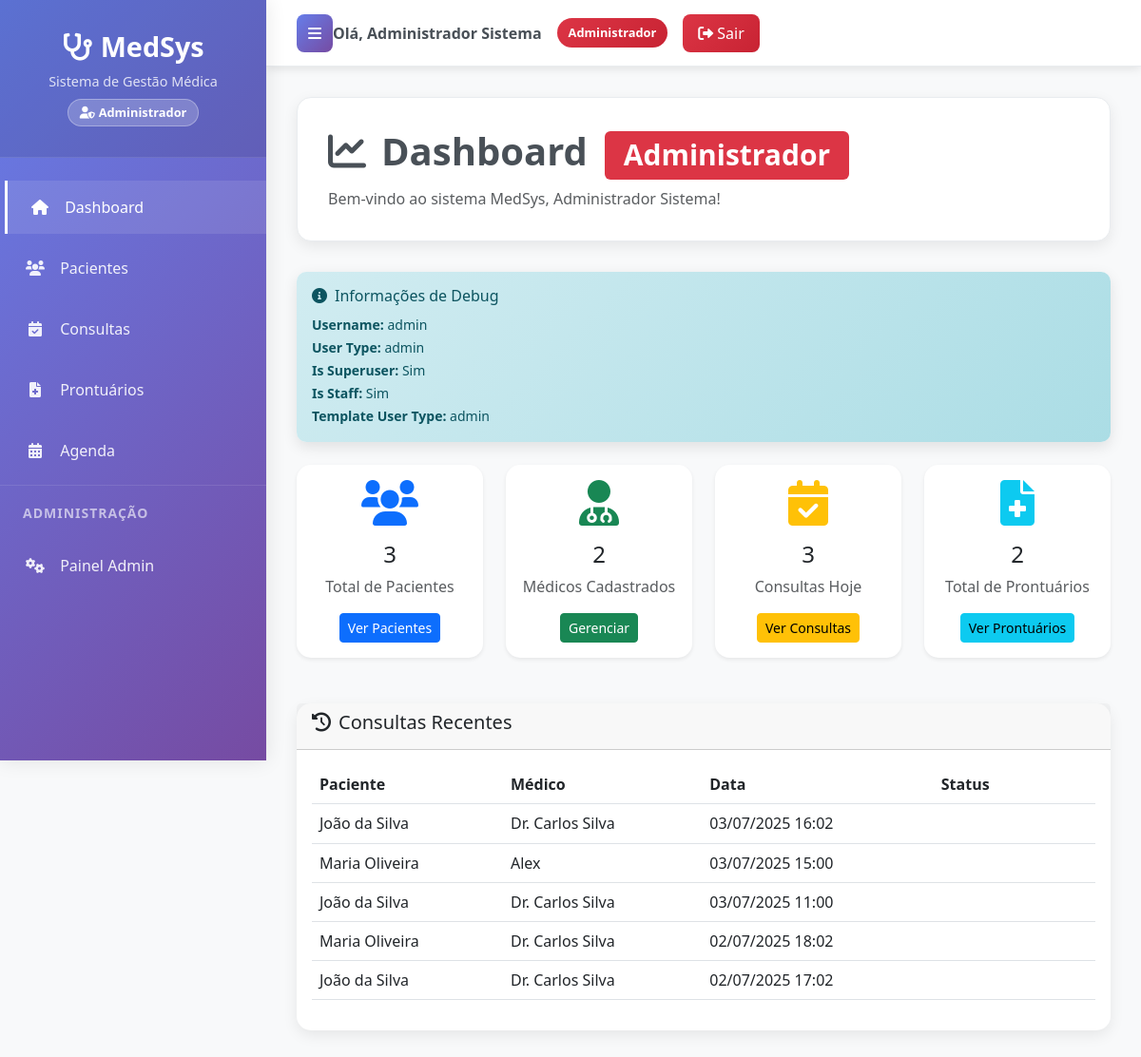
Page /dashboard/ (signed in) on the committed database.
### clinica/models.py (models this page shows, shortened)
class User(AbstractUser):
    USER_TYPE_CHOICES = [
        ('admin', 'Administrador'),
        ('medico', 'Médico'),
        ('recepcionista', 'Recepcionista'),
    ]
    user_type = models.CharField(max_length=20, choices=USER_TYPE_CHOICES, default='recepcionista')
    telefone = models.CharField(max_length=20, blank=True, null=True)

class Consulta(models.Model):
    STATUS_CHOICES = [
        ('PENDENTE', 'Pendente'),
        ('CONFIRMADA', 'Confirmada'),
        ('CANCELADA', 'Cancelada'),
        ('ESPERA', 'Em Espera'),
        ('FINALIZADA', 'Finalizada'),
    ]
    paciente = models.ForeignKey(Paciente, on_delete=models.CASCADE)
    medico = models.ForeignKey(Medico, on_delete=models.SET_NULL, null=True)
    data = models.DateTimeField()
    motivo = models.TextField()
    concluida = models.BooleanField(default=False)
    status = models.CharField(max_length=10, choices=STATUS_CHOICES, default='PENDENTE')

class Paciente(models.Model):
    nome = models.CharField(max_length=100)
    data_nascimento = models.DateField()
    cpf = models.CharField(max_length=14, unique=True)
    telefone = models.CharField(max_length=20)
    endereco = models.TextField()

class Medico(models.Model):
    user = models.OneToOneField(User, on_delete=models.CASCADE, related_name='medico_profile')
    nome = models.CharField(max_length=100)
    crm = models.CharField(max_length=20, unique=True)
    especialidade = models.ForeignKey(Especialidade, on_delete=models.SET_NULL, null=True)

### prontuario/views.py (the view, shortened to what this page needs)
# urls.py: path('dashboard/', views.dashboard, name='dashboard'),
@all_authenticated_required
def dashboard(request):
    user = request.user
    hoje = timezone.now().date()
    if user.is_superuser or (hasattr(user, 'user_type') and user.user_type == 'admin'):
        user_type_display = 'admin'
    elif hasattr(user, 'user_type') and user.user_type == 'medico':
        user_type_display = 'medico'
    else:
        user_type_display = 'recepcionista'
    context = {
        'user_type': user_type_display,
        'username': user.get_full_name() or user.username,
        'is_admin': user.is_superuser or (hasattr(user, 'user_type') and user.user_type == 'admin'),
        'is_medico': hasattr(user, 'user_type') and user.user_type == 'medico',
        'is_recepcionista': not (user.is_superuser or (hasattr(user, 'user_type') and user.user_type in ['admin', 'medico'])),
    }
    if user_type_display == 'admin':
        try:
            context.update({
                'total_pacientes': Paciente.objects.count(),
                'total_medicos': Medico.objects.count(),
                'consultas_hoje': Consulta.objects.filter(data__date=hoje).count(),
                'consultas_pendentes': Consulta.objects.filter(status='PENDENTE').count(),
                'total_prontuarios': Prontuario.objects.count(),
                'consultas_recentes': Consulta.objects.select_related('paciente', 'medico').order_by('-data')[:5],
                'medicos_ativos': Medico.objects.filter(user__is_active=True).count(),
                'total_usuarios': User.objects.count(),
                'usuarios_ativos': User.objects.filter(is_active=True).count(),
            })
        except Exception as e:
            print(f"Erro ao carregar dados do admin: {e}")
            context.update({
                'total_pacientes': 0,
                'total_medicos': 0,
                'consultas_hoje': 0,
                'consultas_pendentes': 0,
                'total_prontuarios': 0,
                'consultas_recentes': [],
                'medicos_ativos': 0,
                'total_usuarios': 0,
                'usuarios_ativos': 0,
            })
    return render(request, 'dashboard/dashboard.html', context)

### templates/dashboard/dashboard.html (shortened to what this page needs)
{% extends 'layouts/base.html' %}
{% block content %}
<div class="page-header">
    <h1>
        <i class="fas fa-chart-line me-3"></i>Dashboard
        {% if user.is_superuser or user.user_type == 'admin' %}
            <span class="badge bg-danger ms-2">Administrador</span>
        {% elif user.user_type == 'medico' %}
            <span class="badge bg-primary ms-2">Médico</span>
        {% else %}
            <span class="badge bg-success ms-2">Recepcionista</span>
        {% endif %}
    </h1>
    <p class="text-muted mb-0">
        Bem-vindo ao sistema MedSys, {{ user.get_full_name|default:user.username }}!
    </p>
</div>
{% if user.is_superuser or user.user_type == 'admin' %}
<div class="alert alert-info">
    <h6><i class="fas fa-info-circle me-2"></i>Informações de Debug</h6>
    <small>
        <strong>Username:</strong> {{ user.username }}<br>
        <strong>User Type:</strong> {{ user.user_type|default:"Não definido" }}<br>
        <strong>Is Superuser:</strong> {{ user.is_superuser|yesno:"Sim,Não" }}<br>
        <strong>Is Staff:</strong> {{ user.is_staff|yesno:"Sim,Não" }}<br>
        <strong>Template User Type:</strong> {{ user_type|default:"Não definido" }}
    </small>
</div>
{% endif %}
<div class="row">
    {% if user.is_superuser or user.user_type == 'admin' %}
        <div class="col-lg-3 col-md-6 mb-4">
            <div class="card border-0 shadow-sm">
                <div class="card-body text-center">
                    <div class="text-primary mb-3">
                        <i class="fas fa-users fa-3x"></i>
                    </div>
                    <h4 class="card-title">{{ total_pacientes|default:0 }}</h4>
                    <p class="card-text text-muted">Total de Pacientes</p>
                    <a href="{% url 'pacientes' %}" class="btn btn-primary btn-sm">Ver Pacientes</a>
                </div>
            </div>
        </div>
        <div class="col-lg-3 col-md-6 mb-4">
            <div class="card border-0 shadow-sm">
                <div class="card-body text-center">
                    <div class="text-success mb-3">
                        <i class="fas fa-user-md fa-3x"></i>
                    </div>
                    <h4 class="card-title">{{ total_medicos|default:0 }}</h4>
                    <p class="card-text text-muted">Médicos Cadastrados</p>
                    <a href="/admin/clinica/medico/" class="btn btn-success btn-sm">Gerenciar</a>
                </div>
            </div>
        </div>
        <div class="col-lg-3 col-md-6 mb-4">
            <div class="card border-0 shadow-sm">
                <div class="card-body text-center">
                    <div class="text-warning mb-3">
                        <i class="fas fa-calendar-check fa-3x"></i>
                    </div>
                    <h4 class="card-title">{{ consultas_hoje|default:0 }}</h4>
                    <p class="card-text text-muted">Consultas Hoje</p>
                    <a href="{% url 'consultas' %}" class="btn btn-warning btn-sm">Ver Consultas</a>
                </div>
            </div>
        </div>
        <div class="col-lg-3 col-md-6 mb-4">
            <div class="card border-0 shadow-sm">
                <div class="card-body text-center">
                    <div class="text-info mb-3">
                        <i class="fas fa-file-medical fa-3x"></i>
                    </div>
                    <h4 class="card-title">{{ total_prontuarios|default:0 }}</h4>
                    <p class="card-text text-muted">Total de Prontuários</p>
                    <a href="{% url 'prontuarios' %}" class="btn btn-info btn-sm">Ver Prontuários</a>
                </div>
            </div>
        </div>
    {% endif %}
</div>
{% if user.is_superuser or user.user_type == 'admin' %}
    {% if consultas_recentes %}
    <div class="row mt-4">
        <div class="col-12">
            <div class="card">
                <div class="card-header">
                    <h5><i class="fas fa-history me-2"></i>Consultas Recentes</h5>
                </div>
                <div class="card-body">
                    <div class="table-responsive">
                        <table class="table table-hover">
                            <thead>
                                <tr>
                                    <th>Paciente</th>
                                    <th>Médico</th>
                                    <th>Data</th>
                                    <th>Status</th>
                                </tr>
                            </thead>
                            <tbody>
                                {% for consulta in consultas_recentes %}
                                <tr>
                                    <td>{{ consulta.paciente.nome }}</td>
                                    <td>{{ consulta.medico.nome }}</td>
                                    <td>{{ consulta.data|date:"d/m/Y H:i" }}</td>
                                    <td>
                                        <span class="badge bg-{{ consulta.status|lower }}">
                                        </span>
                                    </td>
                                </tr>
                                {% endfor %}
                            </tbody>
                        </table>
                    </div>
                </div>
            </div>
        </div>
    </div>
    {% endif %}
{% endif %}
{% endblock %}

### templates/layouts/base.html (shortened to what this page needs)
<!DOCTYPE html>
<html lang="pt-BR">
<head>
    <link href="https://cdn.jsdelivr.net/npm/bootstrap@5.3.0/dist/css/bootstrap.min.css" rel="stylesheet">
    <link href="https://cdnjs.cloudflare.com/ajax/libs/font-awesome/6.0.0/css/all.min.css" rel="stylesheet">
</head>
<body>
    <div class="wrapper">
        <nav id="sidebar">
            <div class="sidebar-header">
                <h3><i class="fas fa-stethoscope me-2"></i>MedSys</h3>
                <p>Sistema de Gestão Médica</p>
                {% if user.is_authenticated %}
                    <div class="user-type-badge">
                        {% if user.is_superuser or user.user_type == 'admin' %}
                            <i class="fas fa-user-shield me-1"></i>Administrador
                        {% elif user.user_type == 'medico' %}
                            <i class="fas fa-user-md me-1"></i>Área Médica
                        {% else %}
                            <i class="fas fa-user-cog me-1"></i>Recepção
                        {% endif %}
                    </div>
                {% endif %}
            </div>
            <ul class="list-unstyled components">
                <li {% if request.path == '/dashboard/' %}class="active"{% endif %}>
                    <a href="{% url 'dashboard' %}">
                        <i class="fas fa-home"></i> Dashboard
                    </a>
                </li>
                {% if user.is_superuser or user.user_type == 'admin' or user.user_type == 'recepcionista' %}
                <li {% if 'pacientes' in request.path %}class="active"{% endif %}>
                    <a href="{% url 'pacientes' %}">
                        <i class="fas fa-users"></i> Pacientes
                    </a>
                </li>
                {% endif %}
                <li {% if 'consultas' in request.path %}class="active"{% endif %}>
                    <a href="{% url 'consultas' %}">
                        <i class="fas fa-calendar-check"></i>
                        {% if user.user_type == 'medico' %}Minhas Consultas{% else %}Consultas{% endif %}
                    </a>
                </li>
                {% if user.is_superuser or user.user_type == 'admin' or user.user_type == 'medico' %}
                <li {% if 'prontuarios' in request.path %}class="active"{% endif %}>
                    <a href="{% url 'prontuarios' %}">
                        <i class="fas fa-file-medical"></i>
                        {% if user.user_type == 'medico' %}Meus Prontuários{% else %}Prontuários{% endif %}
                    </a>
                </li>
                {% endif %}
                <li {% if 'agenda' in request.path %}class="active"{% endif %}>
                    <a href="{% url 'agenda' %}">
                        <i class="fas fa-calendar-alt"></i> Agenda
                    </a>
                </li>
                {% if user.is_superuser or user.user_type == 'admin' %}
                <li class="nav-header">
                    <small>ADMINISTRAÇÃO</small>
                </li>
                <li>
                    <a href="/admin/" target="_blank">
                        <i class="fas fa-cogs"></i> Painel Admin
                    </a>
                </li>
                {% endif %}
            </ul>
        </nav>
        <div id="content">
            <nav class="navbar top-navbar">
                <div class="navbar-content">
                    <button type="button" id="sidebarCollapse">
                        <i class="fas fa-bars"></i>
                    </button>
                    {% if user.is_authenticated %}
                        <div class="user-info">
                            <span class="user-name">
                                Olá, <strong>{{ user.get_full_name|default:user.username }}</strong>
                            </span>
                            <span class="user-type-badge {% if user.is_superuser or user.user_type == 'admin' %}admin{% elif user.user_type == 'medico' %}medico{% else %}recepcionista{% endif %}">
                                {% if user.is_superuser or user.user_type == 'admin' %}
                                    Administrador
                                {% elif user.user_type == 'medico' %}
                                    Médico
                                {% else %}
                                    Recepcionista
                                {% endif %}
                            </span>
                            <a href="{% url 'logout_view' %}" class="btn-logout">
                                <i class="fas fa-sign-out-alt me-1"></i>Sair
                            </a>
                        </div>
                    {% endif %}
                </div>
            </nav>
            <div class="main-content">
                {% block content %}
                {% endblock %}
            </div>
        </div>
    </div>
</body>
</html>

### rows in the picture
User: get_full_name "Administrador Sistema", username "admin", user_type "admin", is_superuser "Sim", is_staff "Sim"
Consulta: paciente.nome "João da Silva", medico.nome "Dr. Carlos Silva", data "03/07/2025 16:02"
Consulta: paciente.nome "Maria Oliveira", medico.nome "Alex", data "03/07/2025 15:00"
Consulta: paciente.nome "João da Silva", medico.nome "Dr. Carlos Silva", data "03/07/2025 11:00"
Consulta: paciente.nome "Maria Oliveira", medico.nome "Dr. Carlos Silva", data "02/07/2025 18:02"
Consulta: paciente.nome "João da Silva", medico.nome "Dr. Carlos Silva", data "02/07/2025 17:02"

### other values in the picture
{{ user_type|default:"Não definido" }} "admin"
{{ total_pacientes|default:0 }} "3"
{{ total_medicos|default:0 }} "2"
{{ consultas_hoje|default:0 }} "3"
{{ total_prontuarios|default:0 }} "2"
